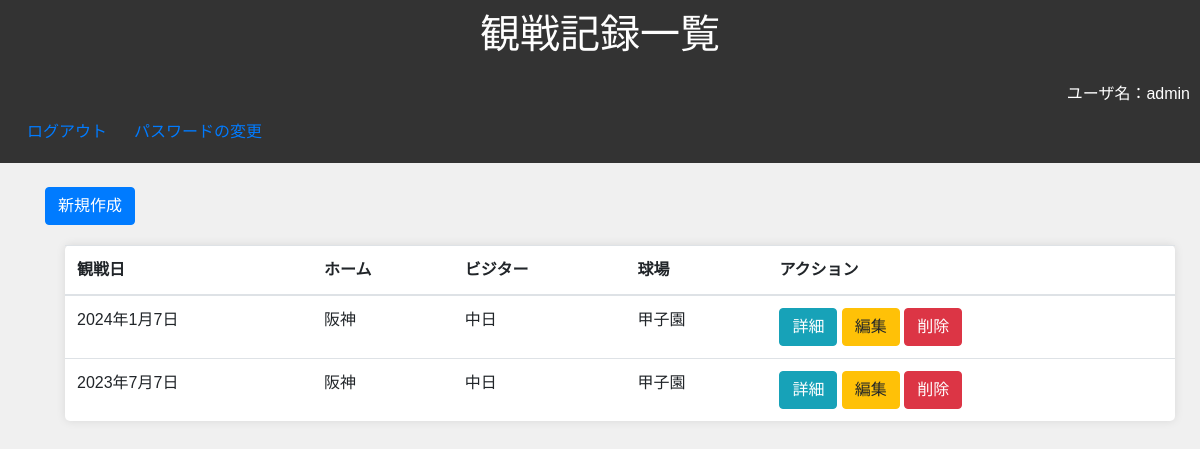
The page /watchinglog/ (signed in) on the database its author committed.
### watchinglog/models.py (models this page shows, shortened)
class User(AbstractUser):
    email = models.EmailField('メールアドレス', unique=True)

class Game(models.Model):
    user = models.ForeignKey(User, on_delete=models.CASCADE, related_name='games', verbose_name="ユーザー", default=None)
    date = models.DateField("観戦日")
    home = models.CharField("ホーム", max_length=30)
    visiter = models.CharField("ビジター", max_length=30)
    stadium = models.CharField("球場", max_length=30)
    home_score = models.PositiveIntegerField("ホームチーム得点")
    visiter_score = models.PositiveIntegerField("ビジターチーム得点")
    memo = models.TextField("感想", blank=True)

### watchinglog/views.py (the view)
# urls.py: path("", login_required(IndexView.as_view()), name="index"),
class IndexView(LoginRequiredMixin,ListView):
    model = Game
    context_object_name = 'game_list'
    def get_queryset(self):
        return Game.objects.filter(user=self.request.user)

### templates/watchinglog/game_list.html (shortened to what this page needs)
<!DOCTYPE html>
<html lang="ja">
<head>
    <link rel="stylesheet" href="https://maxcdn.bootstrapcdn.com/bootstrap/4.0.0/css/bootstrap.min.css">
</head>
<body>
    <header>
        <h1 class="mb-4">観戦記録一覧</h1>
        <div class="right-container">
            <p>ユーザ名：{{ user }}</p>
        </div>
        <div class="form-link-container">
            <form action="{% url 'logout' %}" method="post" class="d-inline">
                <button type="submit" class="btn btn-link nav-link">ログアウト</button>
            </form>
            <p><a href="{% url 'password_change' %}">パスワードの変更</a></p>
        </div>
    </header>
    <div class="container mt-4">
        <p><a class="btn btn-primary" href="{% url 'watchinglog:create' %}">新規作成</a></p>
        <table class="table" style="background-color: #fff">
            <thead>
                <tr>
                    <th scope="col">観戦日</th>
                    <th scope="col">ホーム</th>
                    <th scope="col">ビジター</th>
                    <th scope="col">球場</th>
                    <th scope="col">アクション</th>
                </tr>
            </thead>
            <tbody>
                {% for game in game_list %}
                <tr>
                    <td>{{ game.date }}</td>
                    <td>{{ game.home }}</td>
                    <td>{{ game.visiter }}</td>
                    <td>{{ game.stadium }}</td>
                    <td>
                        <a class="btn btn-info" href="{% url 'watchinglog:detail' game.pk %}">詳細</a>
                        <a class="btn btn-warning" href="{% url 'watchinglog:update' game.pk %}">編集</a>
                        <a class="btn btn-danger" href="{% url 'watchinglog:delete' game.pk %}">削除</a>
                    </td>
                </tr>
                {% endfor %}
            </tbody>
        </table>
    </div>
</body>
</html>

### templates/watchinglog/game_list.html (style rules this page uses)
body { font-family: 'Arial', sans-serif; background-color: #f0f0f0; margin: 0; padding: 0; box-sizing: border-box; }
header { background-color: #333; color: #fff; padding: 10px; text-align: center; }
table { background-color: #fff; padding: 20px; margin: 20px; border-radius: 5px; box-shadow: 0 0 10px rgba(0, 0, 0, 0.1); }
p { margin: 5px 0; }
h1 { text-align: center; color: #fefefe; }
.right-container { text-align: right; }
.form-link-container { display: flex; align-items: center; }
.d-inline { margin-right: 10px; }

### rows shown on the page
User: username "admin"
Game: date "2024年1月7日", home "阪神", visiter "中日", stadium "甲子園"
Game: date "2023年7月7日", home "阪神", visiter "中日", stadium "甲子園"
